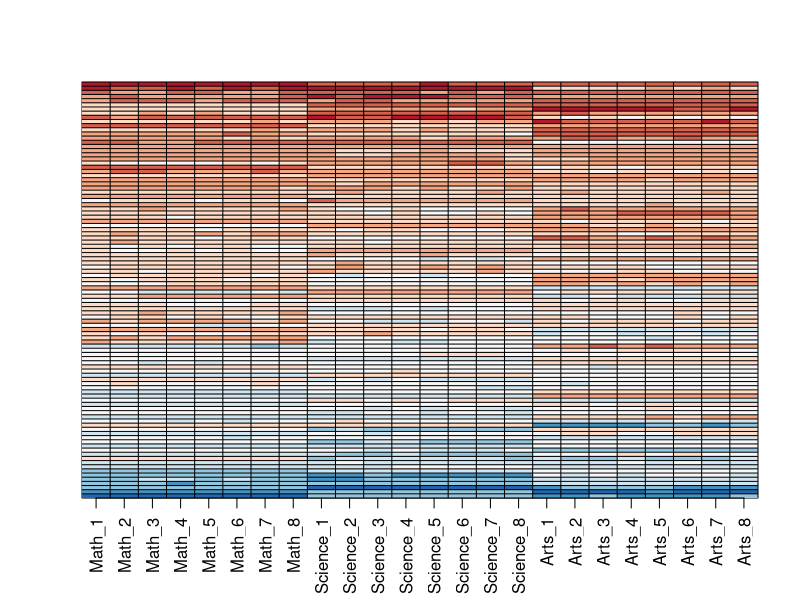
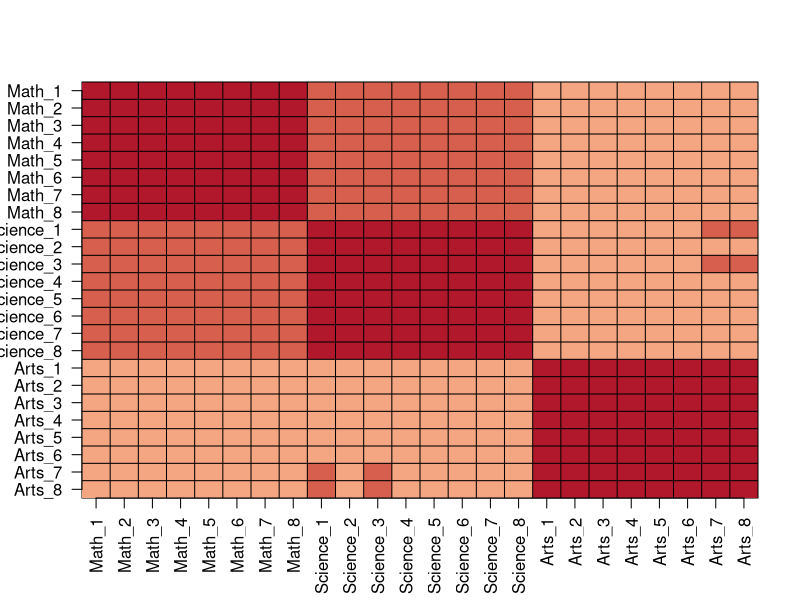
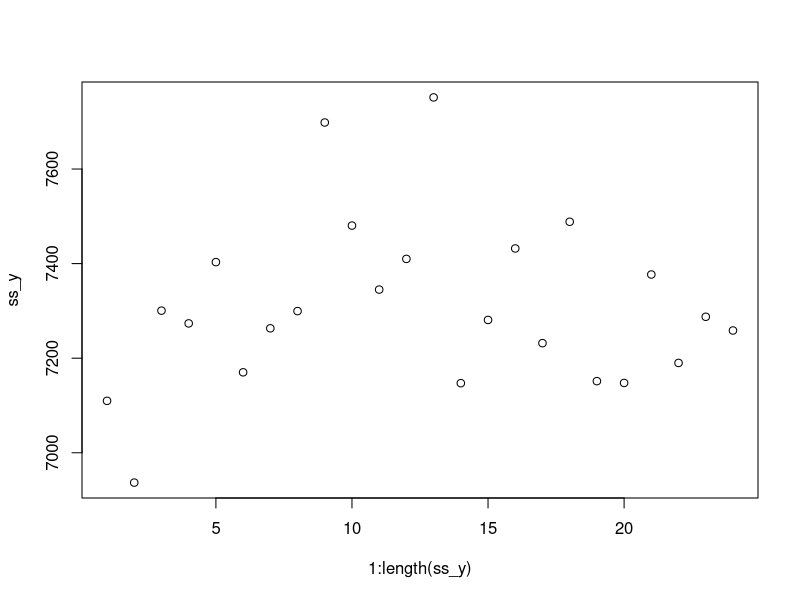
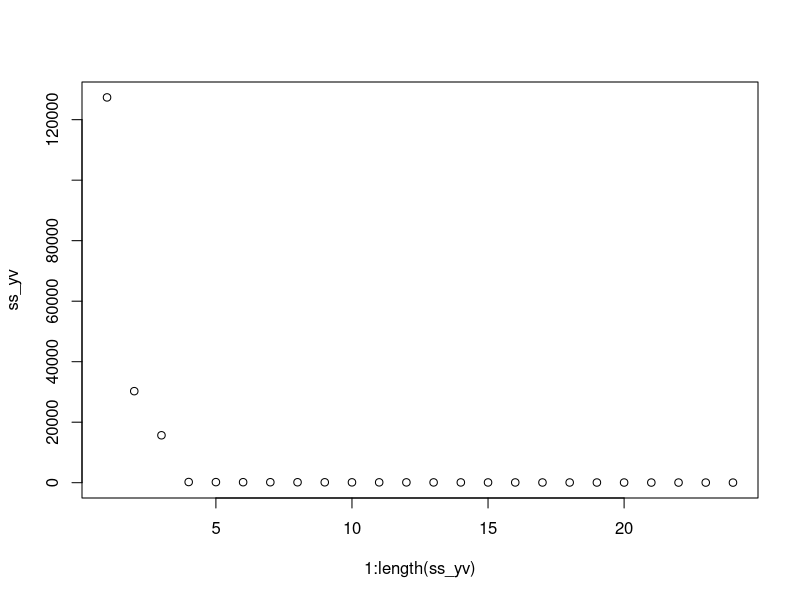
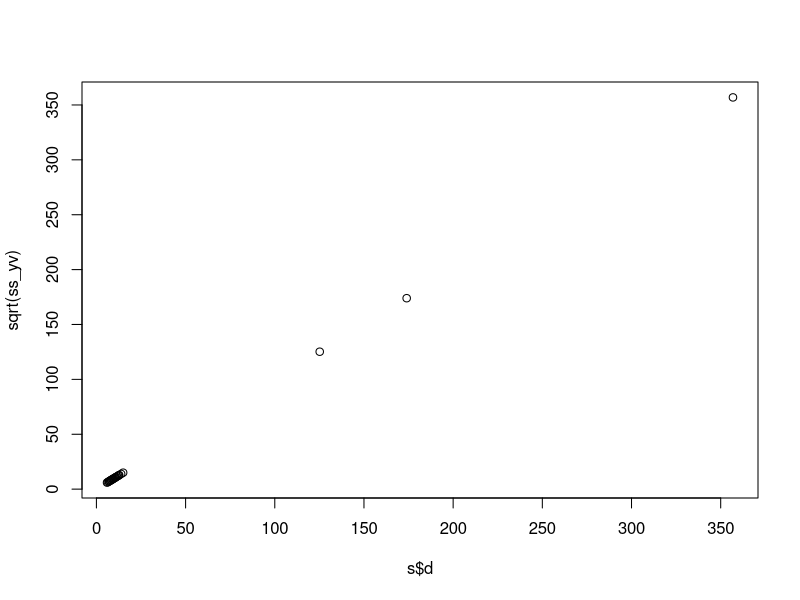
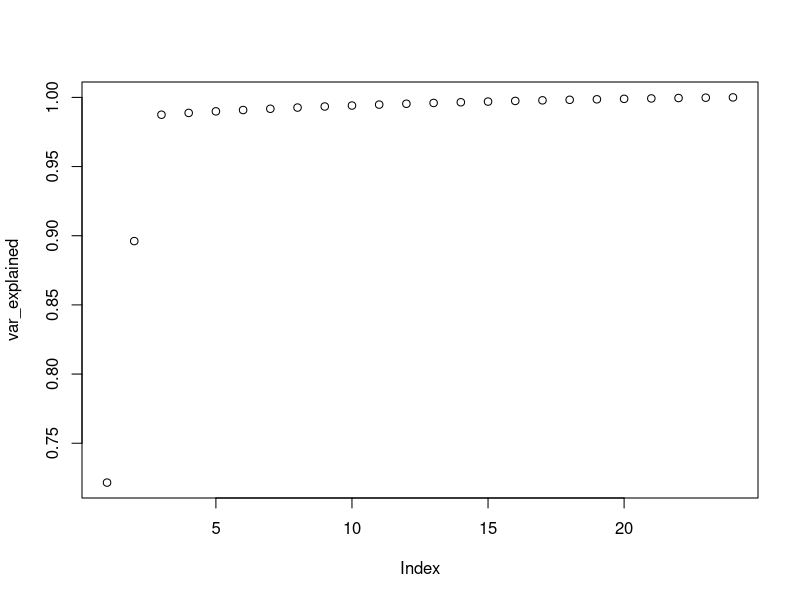
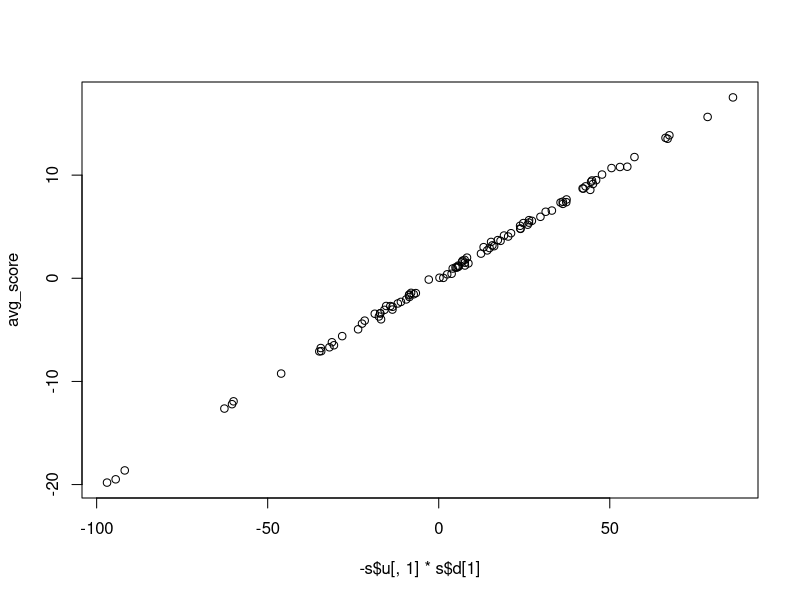
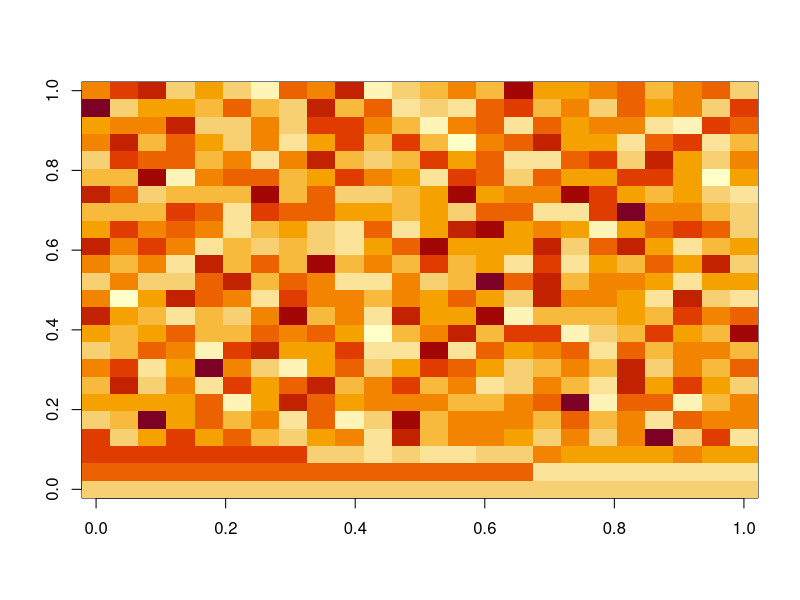

Reproduce these figures in R, in order.
library(dslabs)
library(tidyverse)
library(caret)

set.seed(1987, sample.kind="Rounding")
n <- 100
k <- 8
Sigma <- 64  * matrix(c(1, .75, .5, .75, 1, .5, .5, .5, 1), 3, 3) 
m <- MASS::mvrnorm(n, rep(0, 3), Sigma)
m <- m[order(rowMeans(m), decreasing = TRUE),]
y <- m %x% matrix(rep(1, k), nrow = 1) + matrix(rnorm(matrix(n*k*3)), n, k*3)
colnames(y) <- c(paste(rep("Math",k), 1:k, sep="_"),
                 paste(rep("Science",k), 1:k, sep="_"),
                 paste(rep("Arts",k), 1:k, sep="_"))
my_image <- function(x, zlim = range(x), ...){
  colors = rev(RColorBrewer::brewer.pal(9, "RdBu"))
  cols <- 1:ncol(x)
  rows <- 1:nrow(x)
  image(cols, rows, t(x[rev(rows),,drop=FALSE]), xaxt = "n", yaxt = "n",
        xlab="", ylab="",  col = colors, zlim = zlim, ...)
  abline(h=rows + 0.5, v = cols + 0.5)
  axis(side = 1, cols, colnames(x), las = 2)
}

my_image(y)

# Examine correlation between test scores
my_image(cor(y), zlim = c(-1,1))
range(cor(y))
axis(side = 2, 1:ncol(y), rev(colnames(y)), las = 2)

# Computing SVD
s <- svd(y)
names(s)

y_svd <- s$u %*% diag(s$d) %*% t(s$v)
max(abs(y - y_svd))

# Compute the sum of squares of the columns of  𝑌  
ss_y <- apply(y, 2, function(x) sum(x^2))
# Then compute the sum of squares of columns of the transformed  𝑌𝑉  
yv <- y%*%s$v
ss_yv <- apply(yv, 2, function(x) sum(x^2))
sum(ss_y)
sum(ss_yv)

plot(1:length(ss_y),ss_y)
plot(1:length(ss_yv),ss_yv)
plot(s$d ,sqrt(ss_yv))

pca <- prcomp(y)
var_explained <- cumsum(pca$sdev^2/sum(pca$sdev^2))
plot(var_explained)
diag(s$d)

# Computing UD without constructing diagonal matrix
identical(s$u %*% diag(s$d), sweep(s$u, 2, s$d, FUN = "*"))

# average (across all subjects) for each student should explain a lot of the variability.
avg_score <- rowMeans(y)
plot(-s$u[,1]*s$d[1], avg_score)
#  we see that the first column of  𝑈𝐷  is almost identical to the average score for each student except for the sign.
# This implies that multiplying  𝑌  by the first column of  𝑉  must be performing a similar operation to taking the average. 
image(s$v)
# The first column is very close to being a constant, which implies that the first column of YV is the sum of the rows of Y multiplied by some constant, and is thus proportional to an average.
# We can also see that the first three columns represent possible factors
# (1st is variablilty due to a student being an overall good student
# 2nd is variability connacting math and science
# 3rd is variability connecting the three subject groups)
